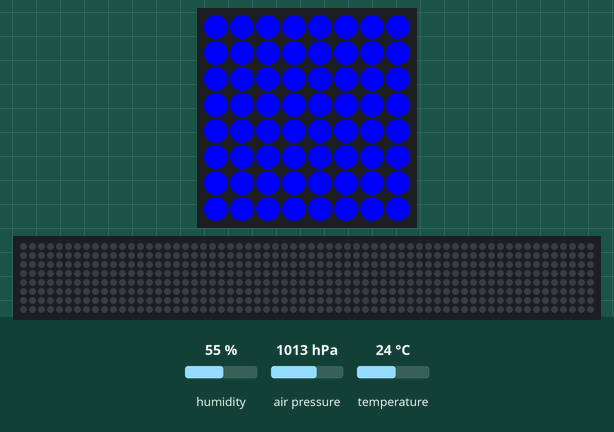
This program was run on a simulated Raspberry Pi (BCM pin numbers) with a Sense HAT. Shown: the Sense HAT's 8×8 RGB LED matrix, a strip that is not on the board, showing the scrolling text unrolled. The test bench sets the inputs (shaded band); at power-on: humidity 55 %, air pressure 1013 hPa, temperature 24 °C. The clock reads 2024-03-15 10:24:30 at power-on unless the program sets it; the 64×8 strip is a reading aid, not a part: it shows the text the matrix is scrolling, unrolled, one strip-width of it at a time; threads take turns every 2 ms; what the program prints to the terminal is not drawn.

Above: at 0.27 s.
At 3.78 s:
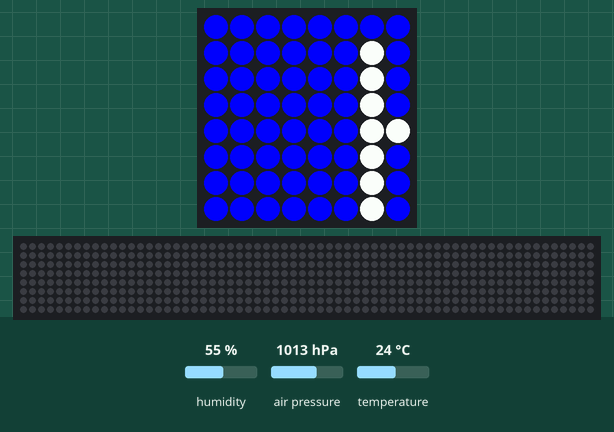
At 7.1 s:
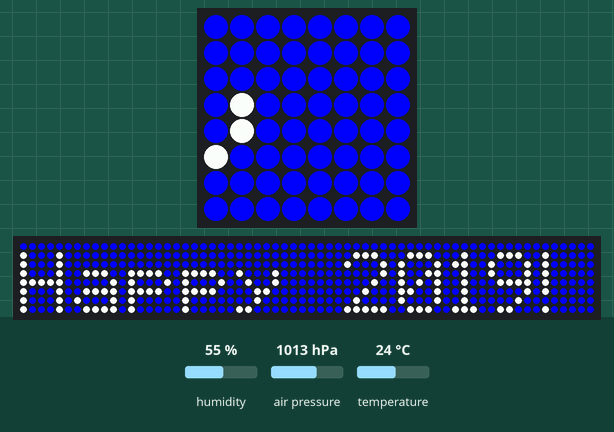
At 13.9 s:
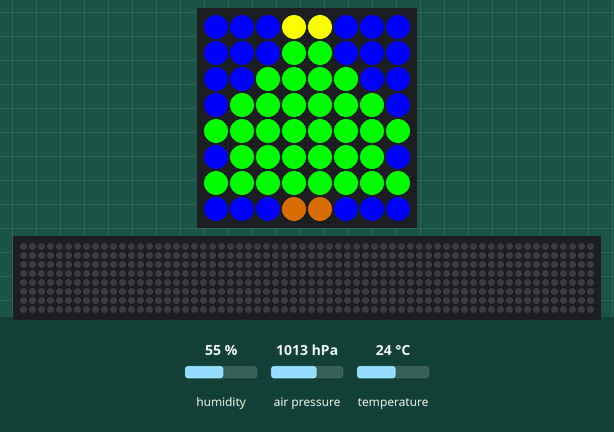
At 26.38 s:
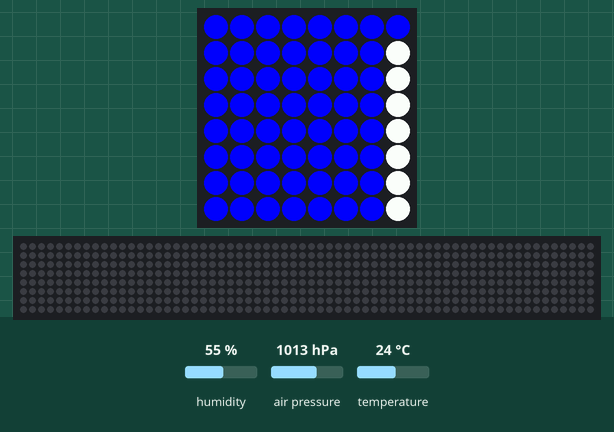
At 37.1 s:
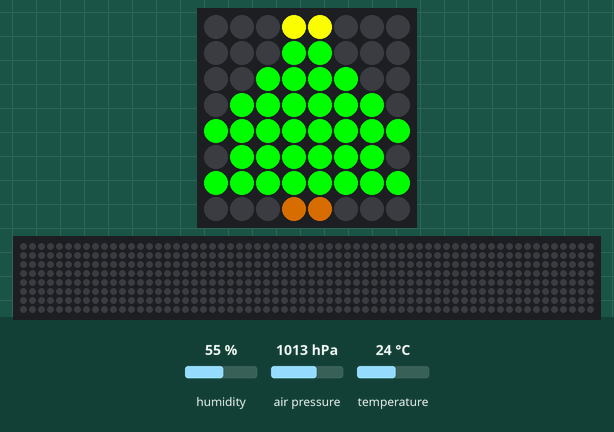

The program:

tree.py
```python
import time
from threading import Thread
from sense_hat import SenseHat
from datetime import datetime
import sys
sense = SenseHat()
#sense.show_message("Merry Christmas!")
#sense.set_pixel(0,7,255,0,0)
#sense.load_image("pixil-frame-0.png")

X = (0,0,255)
O = (0,255,0)
B = (139,69,19)
Y = (255,255,0)
E = (0,0,0)

christmas_tree_with_red = [X,X,X,Y,Y,X,X,X,
                  X,X,X,O,O,X,X,X,
                  X,X,O,O,O,O,X,X,
                  X,O,O,O,O,O,O,X,
                  O,O,O,O,O,O,O,O,
                  X,O,O,O,O,O,O,X,
                  O,O,O,O,O,O,O,O,
                  X,X,X,B,B,X,X,X]

christmas_tree = [E,E,E,Y,Y,E,E,E,
                  E,E,E,O,O,E,E,E,
                  E,E,O,O,O,O,E,E,
                  E,O,O,O,O,O,O,E,
                  O,O,O,O,O,O,O,O,
                  E,O,O,O,O,O,O,E,
                  O,O,O,O,O,O,O,O,
                  E,E,E,B,B,E,E,E]
def LEDFunction():
    while True:
        sense.clear(0,0,255)
        time.sleep(0.5)
        sense.set_pixels(christmas_tree_with_red)
        time.sleep(0.5)
        sense.set_pixels(christmas_tree)
        time.sleep(0.5)
        sense.set_pixels(christmas_tree_with_red)
        time.sleep(0.5)
        sense.set_pixels(christmas_tree)
        time.sleep(0.5)
        sense.set_pixels(christmas_tree_with_red)
        time.sleep(0.5)
        sense.set_pixels(christmas_tree)
        time.sleep(0.5)
        sense.clear()
        sense.show_message("Happy 2019!",0.1,(255,255,255),(0,0,255))
        time.sleep(1)

def sensorFunction():
    measurementCounter = 0
    while True:
        measurementCounter =+ 1
        print ("Measurement number " + str(measurementCounter) + " since last program restart")
        print ("Current Time and Date of Measurement: " + str(datetime.now().strftime("%a %d of %b,%Y %X")))
        print ("Current humidity is: %s %%rH" % sense.get_humidity())
        print ("Current temperature is: %s C" % sense.get_temperature())
        print ("Current pressure is: %s Millibars" % sense.get_pressure())
        time.sleep(600)

if __name__ == "__main__":
    try:
        thread1 = Thread(target =  sensorFunction)
        thread2 = Thread(target = LEDFunction)
        thread1.daemon = True
        thread2.daemon = True
        thread1.start()
        thread2.start()
        while True:
            time.sleep(1)
    except KeyboardInterrupt:
        print (' Pressed, Goodbye...')
        sys.exit(0)
```

Measured:
- what the display in image 3 shows lasts 0.5 s, from 13.9 s to 14.4 s
